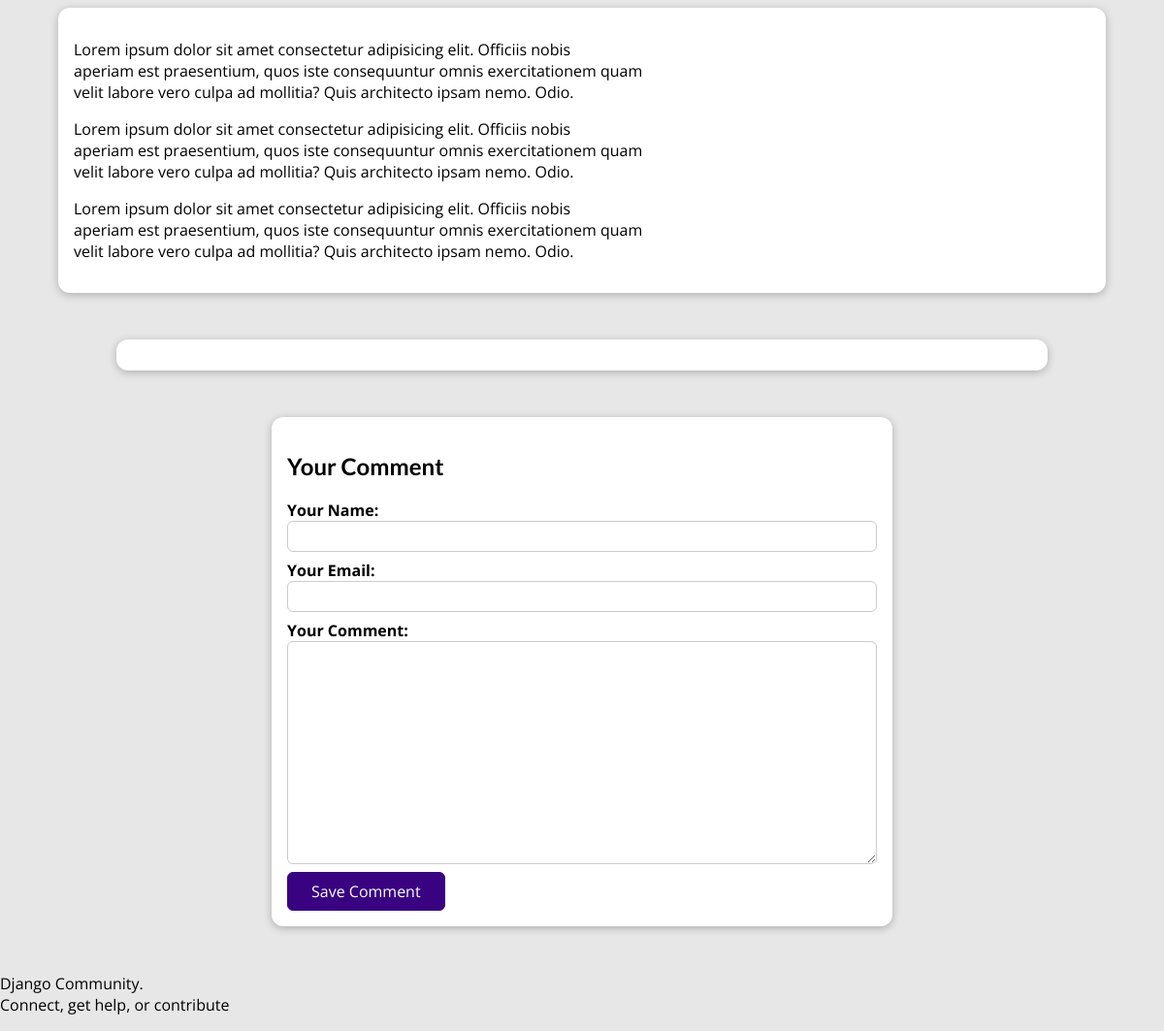
The app's page /posts/programming-is-great (lower part), older data.
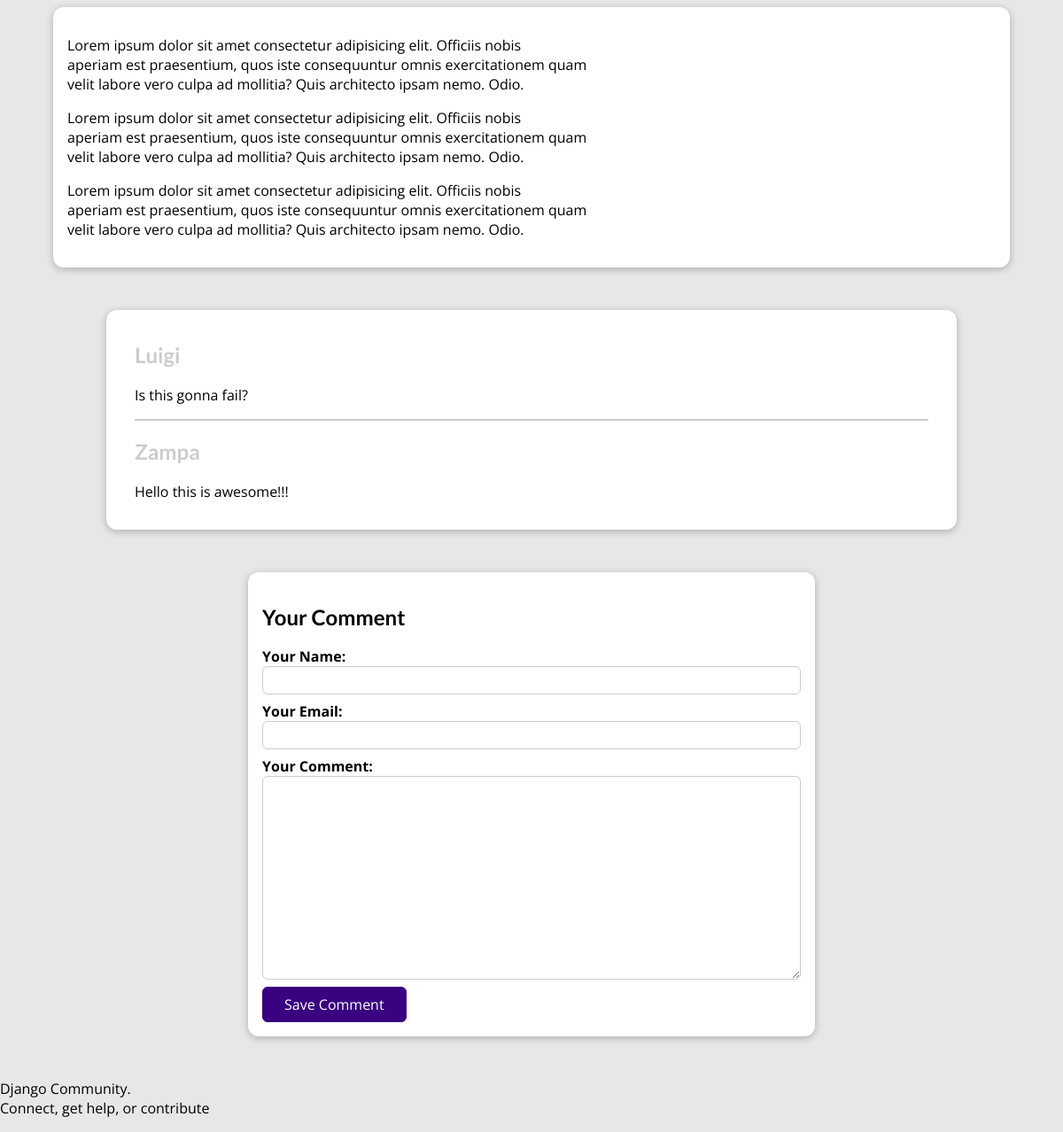
The same page, newer data.
### blog/models.py (models this page shows, shortened)
class Post(models.Model):
    title = models.CharField(max_length=150)
    excerpt = models.CharField(max_length=200)
    image = models.ImageField(upload_to="posts", null=True)
    date = models.DateField(auto_now=True)
    slug = models.SlugField(unique=True, db_index=True)
    content = models.TextField(validators=[MinLengthValidator(10)])
    author = models.ForeignKey(
        Author, on_delete=models.SET_NULL, null=True, related_name="posts"
    )
    tags = models.ManyToManyField(Tag)

class Comment(models.Model):
    user_name = models.CharField(max_length=120)
    user_email = models.EmailField()
    text = models.TextField(400)
    post = models.ForeignKey(Post, on_delete=models.CASCADE, related_name="comments")

### blog/views.py (the view, shortened to what this page needs)
# urls.py: path("posts/<slug:slug>", views.SinglePostView.as_view(), name="post-detail-page"),
class SinglePostView(View):
    def is_stored_post(self, request, post_id):
        stored_posts = request.session.get("stored_posts")
        if stored_posts is not None:
            is_saved_for_later = post_id in stored_posts
        else:
            is_saved_for_later = False
        return is_saved_for_later
    def get(self, request, slug):
        post = Post.objects.get(slug=slug)
        context = {
            "post": post,
            "post_tags": post.tags.all(),
            "comment_form": CommentForm(),
            "comments": post.comments.all().order_by("-id"),
            "saved_for_later": self.is_stored_post(request, post.id),
        }
        return render(request, "blog/post-detail.html", context)

### blog/forms.py
class CommentForm(forms.ModelForm):
    class Meta:
        model = Comment
        exclude = ["post"]
        labels = {
            "user_name": "Your Name",
            "user_email": "Your Email",
            "text": "Your Comment",
        }

### blog/models.py (called while the page is built)
    def full_name(self):
        return f"{self.first_name} {self.last_name}"

    def __str__(self):
        return self.full_name()

### blog/templates/blog/post-detail.html (shortened to what this page needs)
{% extends "base.html" %}
{% load static %}
{% block css_files %}
    <link rel="stylesheet" href="{% static "blog/post-detail.css" %}" type="text/css" media="screen" />
{% endblock %}
{% block content %}
    <main>
        {{ post.content|linebreaks }}
    </main>
    <section id="comments">
        <ul>
            {% for comment in comments %}
                <li>
                    <h2>{{ comment.user_name}}</h2>
                    <p>{{ comment.text|linebreaks }}</p>
                </li>
            {% endfor %}
        </ul>
    </section>
    <section id="comment-form">
        <h2>Your Comment</h2>
        <form method="POST" action="{% url 'post-detail-page' post.slug %}">
            {% for form_field in comment_form %}
                <div class="form-control {% if form_field.errors %}invalid{% endif %}" >
                    {{ form_field.label_tag }}
                    {{ form_field }}
                </div>
            {% endfor %}
            <button>Save Comment</button>
        </form>
    </section>
{% endblock %}

### templates/base.html (shortened to what this page needs)
{% load static %}
<!DOCTYPE html>
<html lang="en-us" dir="ltr">
    <head>
        <link rel="stylesheet" href="{% static "app.css" %}" type="text/css" media="screen" />
        {% block css_files %}{% endblock %}
    </head>
    <body>
        {% block content %}
        {% endblock %}
        <footer>
            <p>
                <span class="option__heading">Django Community</span><span class="sr-only">.</span><br>
                Connect, get help, or contribute
            </p>
        </footer>
    </body>
</html>

### static/app.css (style rules this page uses)
* { box-sizing: border-box; }
html { font-family: 'Open Sans', 'Lato', sans-serif; }
body { margin: 0; }
h1, h2, h3 { font-family: 'Lato', sans-serif; font-weight: bold; }

### blog/static/blog/post-detail.css (style rules this page uses)
body { background-color: #e7e7e7; }
main { width: 90%; max-width: 90rem; margin: 3rem auto; background-color: white; padding: 1rem; border-radius: 12px; box-shadow: 0 2px 8px rgba(0, 0, 0, 0.25); }
#comment-form { margin: 3rem auto; width: 90%; max-width: 40rem; border-radius: 12px; background-color: white; box-shadow: 0 2px 8px rgba(0,0,0,0.25); padding: 1rem; }
#comment-form button { font: inherit; background-color: #390281; color: white; border: 1px solid #390281; padding: 0.5rem 1.5rem; border-radius: 6px; cursor: pointer; }
.form-control { margin-bottom: 1rem; }
.form-control { font-weight: bold; margin-bottom: 0.5rem; display: block; }
.form-control input, .form-control textarea { display: block; width: 100%; font: inherit; padding: 0.25rem; border-radius: 6px; border: 1px solid #ccc; }
#comments { margin: 3rem auto; width: 90%; max-width: 60rem; border-radius: 12px; background-color: white; box-shadow: 0 2px 8px rgba(0,0,0,0.25); padding: 1rem 2rem; }
#comments ul { list-style: none; margin: 0; padding: 0; }
#comments li { margin-bottom: 1rem; border-bottom: 2px solid #ccc; }
#comments li:last-of-type { border-bottom: none; }
#comments h2 { color: #ccc }

Row changes from the older to the newer data that the page shows:
added Comment: user_name "Luigi", text "Is this gonna fail?"
added Comment: user_name "Zampa", text "Hello this is awesome!!!"
